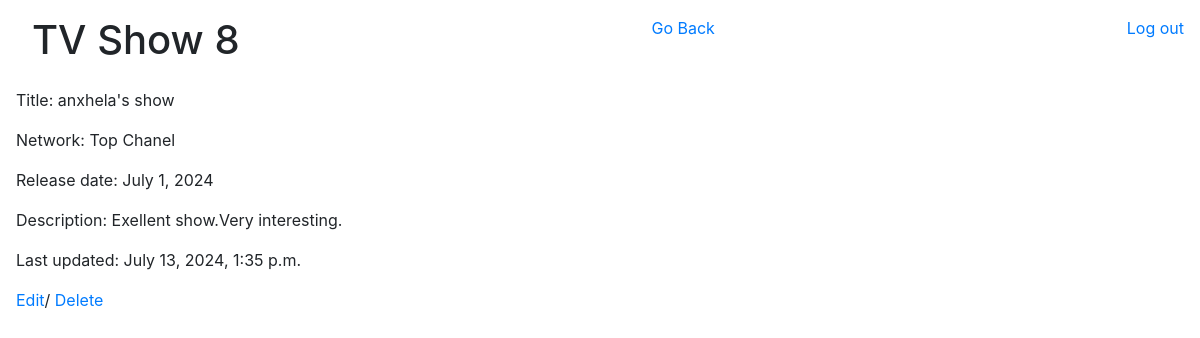
The page /shows/8 (signed in) on the database its author committed.
### shows_app/models.py (models this page shows, shortened)
class Show(models.Model):
    title = models.CharField(max_length=255)
    network = models.CharField(max_length=255)
    release_date = models.DateField()
    description = models.TextField()
    created_at = models.DateTimeField(auto_now_add=True)
    updated_at = models.DateTimeField(auto_now=True)
    objects = ShowManager()
    @classmethod
    def get_one_show(cls, id):
        return cls.objects.get(id=id)

### shows_app/views.py (the view)
# urls.py: path('shows/<int:id>', views.view_one_show),
def view_one_show(request, id):
    if "user_id" not in request.session:
        return redirect("/logout")
    data = {
        "show": Show.get_one_show(id)
    }
    return render(request, "show.html", data)

### shows_app/templates/show.html (shortened to what this page needs)
<!DOCTYPE html>
<html lang="en">
<head>
    <link rel="stylesheet" href="https://cdn.jsdelivr.net/npm/bootstrap@4.0.0/dist/css/bootstrap.min.css">
</head>
<body>
    <div class="mt-3 ml-3">
        <div class="d-flex justify-content-between m-3">
            <h1>TV Show {{show.id}}</h1>
            <a href="/shows">Go Back</a>
            <a href="/logout">Log out</a>
        </div>
        <p>Title: {{show.title}}</p>
        <p>Network: {{show.network}}</p>
        <p>Release date: {{show.release_date}}</p>
        <p>Description: {{show.description}}</p>
        <p>Last updated: {{show.updated_at}}</p>
        <p>
            <a href="/shows/{{show.id}}/edit">Edit</a>/
            <a href="/shows/{{show.id}}/destroy">Delete</a>
        </p>
    </div>
</body>
</html>

### rows shown on the page
Show: id "8", title "anxhela's show", network "Top Chanel", release_date "July 1, 2024", description "Exellent show.Very interesting.", updated_at "July 13, 2024, 1:35 p.m."
